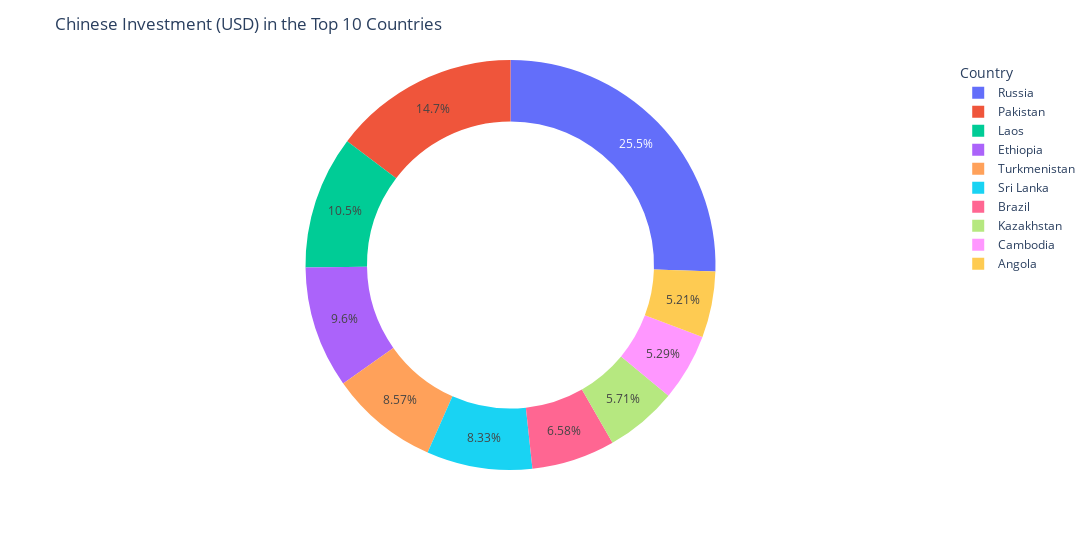

Notebook code for this chart:
### Markdown cell above
#### The following Donut Chart illustrates the proportion of projects in the top 10 countries.

### Code cell
mask = ms_country['country'].isin(top_countries)
ms_country_top = ms_country[mask]

values = ms_country_top['amount_USD_by_country']
class_ = pd.unique(ms_country_top['country'])

fig = px.pie( ms_country, values=values, labels=class_, names = class_, hole=.7)
fig.update_layout(
    width=1850, height=550,
    title = "Chinese Investment (USD) in the Top 10 Countries",
    legend_title_text='Country',
    showlegend=True
    
)

fig.show()

### Figure 1 — Plotly figure (JSON) as saved in the notebook; plotly's stock layout.template omitted (floating-point values rounded to 4 significant figures)
{"data": [{"domain": {"x": [0, 1], "y": [0, 1]}, "hole": 0.7, "hovertemplate": "label=%{label}<br>value=%{value}<extra></extra>", "labels": ["Angola", "Brazil", "Cambodia", "Ethiopia", "Kazakhstan", "Laos", "Pakistan", "Russia", "Sri Lanka", "Turkmenistan"], "legendgroup": "", "name": "", "showlegend": true, "type": "pie", "values": [5111, 6458, 5191, 9417, 5603, 10330, 14397, 25017, 8177, 8412]}], "layout": {"height": 550, "legend": {"title": {"text": "Country"}, "tracegroupgap": 0}, "margin": {"t": 60}, "showlegend": true, "title": {"text": "Chinese Investment (USD) in the Top 10 Countries"}, "width": 1850}}
